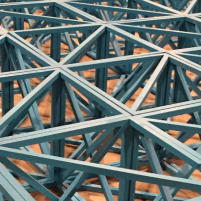
#> input picture data/images/coco/mesh.png, 201 x 201 px
$ jupyter execute --allow-errors build_dev.ipynb
#> lines starting #> are read from the running program, lines starting #| are printed output that depends on the picture
# Laplacian Associative Memory (LAM) - DEV

[Multiscale representations of community structures in attractor neural networks](https://www.ncbi.nlm.nih.gov/pmc/articles/PMC8412329/pdf/pcbi.1009296.pdf) (2021)

[cell 1]
import sys
sys.path.append('..')

[cell 2]
import torch, PIL.Image, imageio
import numpy as np
import matplotlib.pyplot as plt

[cell 3]
from nn_torch import LAM
import libtools

---

#### IMAGE & FAST FOURIER

[cell 4]
img = np.array(PIL.Image.open("../data/images/coco/mesh.png").convert('L'), dtype=float)
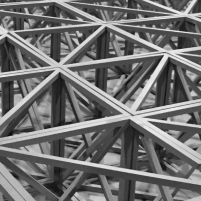
#> img: shape (201, 201) float64; min 12, max 242, mean 111.7
# img = libtools.downsample(img, 2) # Downsample
img = img[:100,:100] # Crop
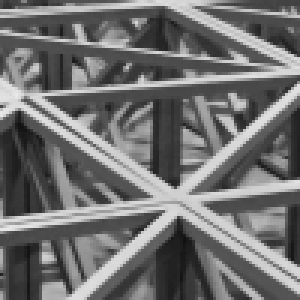
#> img: shape (100, 100) float64 (shown 3 times larger); min 16, max 233, mean 112.2
img /= np.max(img)

print('Image:', img.shape)
#| Image: (100, 100)
print('min:', f"{img.min():.2f}", 'max:', f"{img.max():.2f}")
#| min: 0.07 max: 1.00

---

[cell 5]
f = np.fft.fft2(img) # Frequency transform
fshift = np.fft.fftshift(f) # Shift zero frequency component (DC-component)
power = np.abs(fshift) # Process complex numbers
phase = np.angle(fshift)
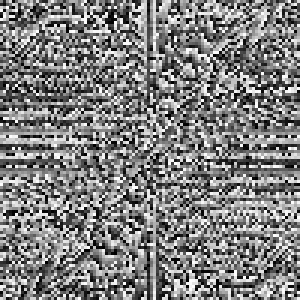
#> phase: shape (100, 100) float64 (shown 3 times larger); min -3.14, max 3.14, mean 3.69e-17; drawn with min black and max white

[cell 6]
# Define radial distance
nx, ny = power.shape
#> nx = 100; ny = 100
x = np.arange(-power.shape[0]//2, power.shape[0]//2)
#> x = 100 values from -50 to 49
y = np.arange(-power.shape[1]//2, power.shape[1]//2)
#> y = 100 values from -50 to 49
X, Y = np.meshgrid(x, y)
dist = np.sqrt(X**2 + Y**2)

# Compute spatial frequency
hist, bins = np.histogram(dist.flatten(), bins=np.arange(dist.max()), weights=power.flatten())
#> hist = 70 values, max 4815.4 at index 0, min 12.69 at index 68, mean 1697.3; bins = 71 values from 0 to 70

count = hist[1:].argmax()
#> count = 6
print('Freqency at which power is greatest:', count)
#| Freqency at which power is greatest: 6

[cell 7]
plt.figure(figsize=(40,10))
plt.subplot(1,4,1)
plt.imshow(img, 'gray')
plt.title('Source')

plt.subplot(1,4,2)
plt.imshow(power, 'binary')
plt.title('Power Spectra')

plt.subplot(1,4,3)
plt.imshow(np.log(power), 'binary')
plt.title('Power Spectra (Log)')

plt.subplot(1,4,4)
plt.plot(bins[:-1], hist, lw=1)
plt.vlines(count+1, 0, hist[1:].max(), linewidth=1, color='r')
plt.title('Spatial Frequency')
plt.xlabel('Distance from Origin'), plt.ylabel('Power')
plt.xlim([1,int(dist.max())]), plt.ylim([0,int(hist[1:].max())])
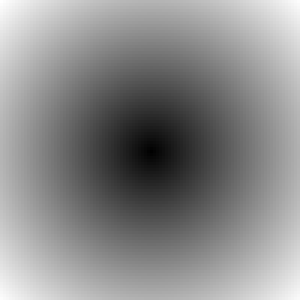
#> dist: shape (100, 100) float64 (shown 3 times larger); min 0, max 70.71, mean 38.3; drawn with min black and max white
plt.grid(alpha=0.25)
plt.tight_layout()
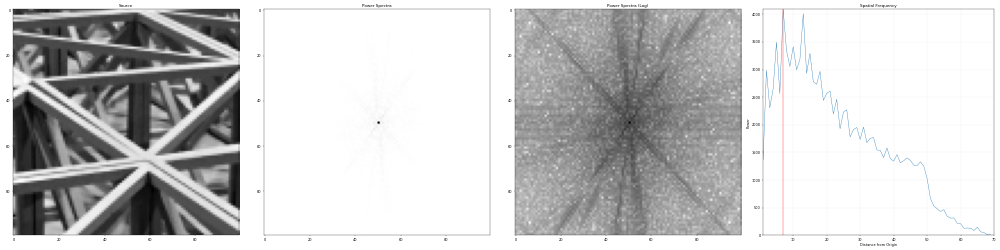
#> figure drawn by matplotlib, 4 panels; panel 4: curve peaks at x = 0, y = 4815.4

---

#> (a cell that did not finish here is left out)

---

[cell 9]
step = count
#> step = 6

pad = int(step/2)
#> pad = 3
pad_im = np.pad(img, pad, mode='constant', constant_values=0)
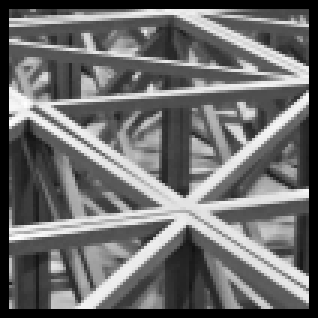
#> pad_im: shape (106, 106) float64 (shown 3 times larger); min 0, max 1, mean 0.429
features = np.zeros_like(pad_im)

#> (the rest of this cell did not finish here and is left out)

[cell 10]
print('Features:', features.shape)
#| Features: (106, 106)
print('min:', f"{features.min():.2f}", 'max:', f"{features.max():.2f}")
#| min: 0.00 max: 0.00
#> features: shape (106, 106) float64; every value is 0
